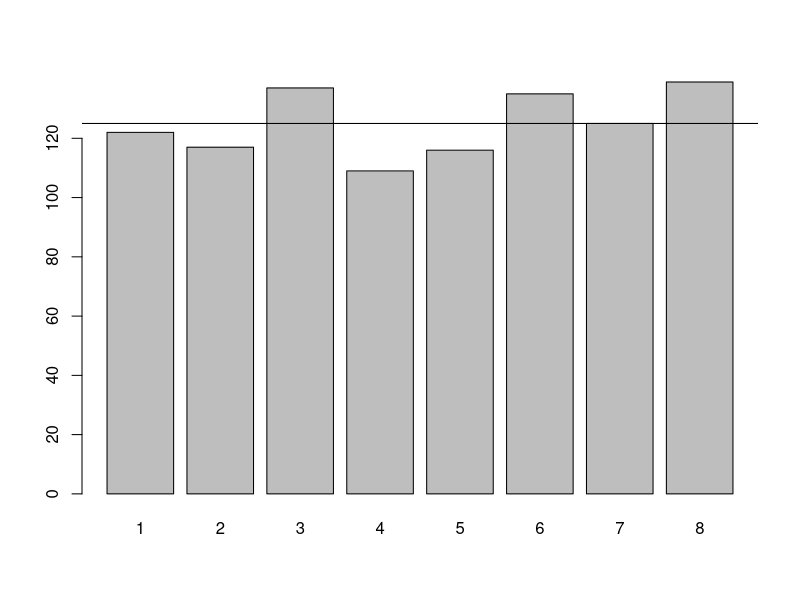

This figure's R source:
## ---- chunk 1
knitr::opts_chunk$set(echo = TRUE)
## ---- chunk 2
sum(seq(1, 8)/8)
## ---- chunk 3
krolls <- sample(seq(1, 8), replace = TRUE, 1000)
krolls
## ---- chunk 4
barplot(table(krolls))
abline(h=1000/8)
## ---- chunk 5
sum(krolls)/1000
## ---- chunk 6
wins <- c(0, 3, 5, 25)
chances <- c(0.69, 0.23, 0.06, 0.02)
sum(wins * chances)
## ---- chunk 7
(400 * 0.8 + 0 * 0.2) - 200
(600 * 0.5 + 100 * 0.5) - 400
(1500 * 0.25 + 500 * 0.75) - 750
## ---- chunk 8
sample(seq(1, 13), 1)
## ---- chunk 9
card <- sample(seq(1, 13), 1)
if (card == 1) {
  print(paste("Ace:", card))
} else if (card >= 11) {
  print(paste("Face card:", card))
} else {
  print(paste("Number card:", card))
}
## ---- chunk 10
card <- sample(seq(1, 13), 1)
if (card == 1) {
  if (sample(seq(1, 4), 1) == 1) {
    print(paste("Ace of Spades:", card, "| Net Earnings:", 23))
  } else {
    print(paste("Ace (not Spades):", card, "| Net Earnings:", 3))
  }
} else if (card >= 11) {
  print(paste("Face card:", card, "| Net Earnings:", 1))
} else {
  print(paste("Number card:", card, "| Net Earnings:", -2))
}
